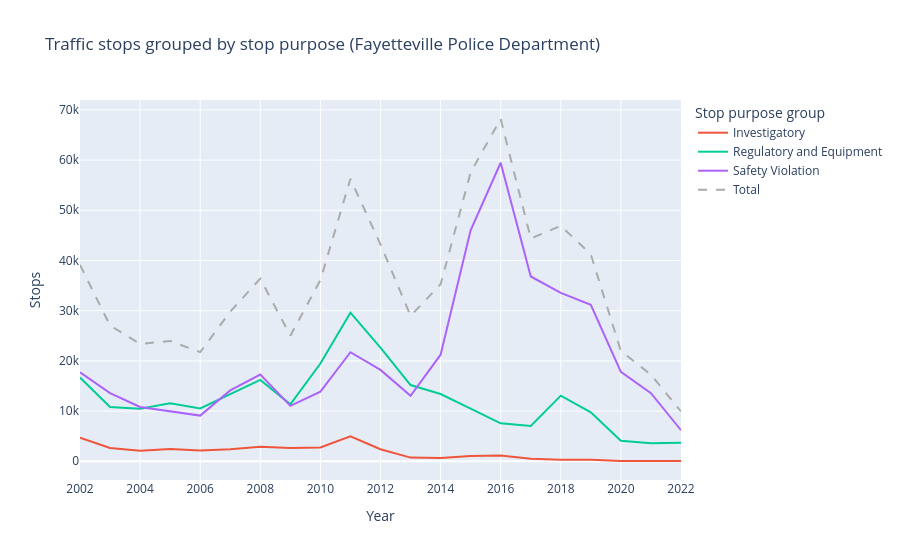

The cell this chart's notebook holds for it:
### Markdown cell above
### Figure 6: Fayetteville Police Department

The Fayetteville Police Department performed many more Safety Violation stops during Chief Medlock's tenure.

### Code cell
fig, _ = traffic_stops_by_group("Fayetteville Police Department")
fig

### Figure 1 — Plotly figure (JSON) as saved in the notebook; plotly's stock layout.template omitted (floating-point values rounded to 4 significant figures)
{"data": [{"hovertemplate": "Stop purpose group=Investigatory<br>Year=%{x}<br>Stops=%{y}<extra></extra>", "legendgroup": "Investigatory", "line": {"color": "#EF553B", "dash": "solid"}, "marker": {"symbol": "circle"}, "mode": "lines", "name": "Investigatory", "orientation": "v", "showlegend": true, "type": "scatter", "x": ["2002-01-01T00:00:00", "2003-01-01T00:00:00", "2004-01-01T00:00:00", "2005-01-01T00:00:00", "2006-01-01T00:00:00", "2007-01-01T00:00:00", "2008-01-01T00:00:00", "2009-01-01T00:00:00", "2010-01-01T00:00:00", "2011-01-01T00:00:00", "2012-01-01T00:00:00", "2013-01-01T00:00:00", "2014-01-01T00:00:00", "2015-01-01T00:00:00", "2016-01-01T00:00:00", "2017-01-01T00:00:00", "2018-01-01T00:00:00", "2019-01-01T00:00:00", "2020-01-01T00:00:00", "2021-01-01T00:00:00", "2022-01-01T00:00:00"], "xaxis": "x", "y": [4717, 2646, 2090, 2432, 2129, 2387, 2894, 2626, 2746, 4954, 2396, 732, 635, 1051, 1155, 520, 300, 292, 57, 72, 62], "yaxis": "y"}, {"hovertemplate": "Stop purpose group=Regulatory and Equipment<br>Year=%{x}<br>Stops=%{y}<extra></extra>", "legendgroup": "Regulatory and Equipment", "line": {"color": "#00cc96", "dash": "solid"}, "marker": {"symbol": "circle"}, "mode": "lines", "name": "Regulatory and Equipment", "orientation": "v", "showlegend": true, "type": "scatter", "x": ["2002-01-01T00:00:00", "2003-01-01T00:00:00", "2004-01-01T00:00:00", "2005-01-01T00:00:00", "2006-01-01T00:00:00", "2007-01-01T00:00:00", "2008-01-01T00:00:00", "2009-01-01T00:00:00", "2010-01-01T00:00:00", "2011-01-01T00:00:00", "2012-01-01T00:00:00", "2013-01-01T00:00:00", "2014-01-01T00:00:00", "2015-01-01T00:00:00", "2016-01-01T00:00:00", "2017-01-01T00:00:00", "2018-01-01T00:00:00", "2019-01-01T00:00:00", "2020-01-01T00:00:00", "2021-01-01T00:00:00", "2022-01-01T00:00:00"], "xaxis": "x", "y": [16672, 10816, 10473, 11553, 10517, 13290, 16206, 11361, 19476, 29594, 22629, 15187, 13394, 10498, 7566, 7052, 13075, 9767, 4082, 3606, 3673], "yaxis": "y"}, {"hovertemplate": "Stop purpose group=Safety Violation<br>Year=%{x}<br>Stops=%{y}<extra></extra>", "legendgroup": "Safety Violation", "line": {"color": "#ab63fa", "dash": "solid"}, "marker": {"symbol": "circle"}, "mode": "lines", "name": "Safety Violation", "orientation": "v", "showlegend": true, "type": "scatter", "x": ["2002-01-01T00:00:00", "2003-01-01T00:00:00", "2004-01-01T00:00:00", "2005-01-01T00:00:00", "2006-01-01T00:00:00", "2007-01-01T00:00:00", "2008-01-01T00:00:00", "2009-01-01T00:00:00", "2010-01-01T00:00:00", "2011-01-01T00:00:00", "2012-01-01T00:00:00", "2013-01-01T00:00:00", "2014-01-01T00:00:00", "2015-01-01T00:00:00", "2016-01-01T00:00:00", "2017-01-01T00:00:00", "2018-01-01T00:00:00", "2019-01-01T00:00:00", "2020-01-01T00:00:00", "2021-01-01T00:00:00", "2022-01-01T00:00:00"], "xaxis": "x", "y": [17744, 13583, 10808, 9989, 9098, 14124, 17272, 11037, 13855, 21716, 18198, 13041, 21228, 45995, 59457, 36815, 33531, 31165, 17819, 13568, 6187], "yaxis": "y"}, {"hovertemplate": "Stop purpose group=Total<br>Year=%{x}<br>Stops=%{y}<extra></extra>", "legendgroup": "Total", "line": {"color": "rgb(171, 171, 170)", "dash": "dash"}, "marker": {"symbol": "circle"}, "mode": "lines", "name": "Total", "orientation": "v", "showlegend": true, "type": "scatter", "x": ["2002-01-01T00:00:00", "2003-01-01T00:00:00", "2004-01-01T00:00:00", "2005-01-01T00:00:00", "2006-01-01T00:00:00", "2007-01-01T00:00:00", "2008-01-01T00:00:00", "2009-01-01T00:00:00", "2010-01-01T00:00:00", "2011-01-01T00:00:00", "2012-01-01T00:00:00", "2013-01-01T00:00:00", "2014-01-01T00:00:00", "2015-01-01T00:00:00", "2016-01-01T00:00:00", "2017-01-01T00:00:00", "2018-01-01T00:00:00", "2019-01-01T00:00:00", "2020-01-01T00:00:00", "2021-01-01T00:00:00", "2022-01-01T00:00:00"], "xaxis": "x", "y": [39133, 27045, 23371, 23974, 21744, 29801, 36372, 25024, 36077, 56264, 43223, 28960, 35257, 57544, 68178, 44387, 46906, 41224, 21958, 17246, 9922], "yaxis": "y"}], "layout": {"autosize": true, "legend": {"title": {"text": "Stop purpose group"}, "tracegroupgap": 0}, "title": {"text": "Traffic stops grouped by stop purpose (Fayetteville Police Department)"}, "xaxis": {"anchor": "y", "autorange": true, "domain": [0, 1], "dtick": "M24", "range": ["2002-01-01", "2022-01-01"], "title": {"text": "Year"}, "type": "date"}, "yaxis": {"anchor": "x", "autorange": true, "domain": [0, 1], "range": [-3728.0, 71960.0], "title": {"text": "Stops"}, "type": "linear"}}}
